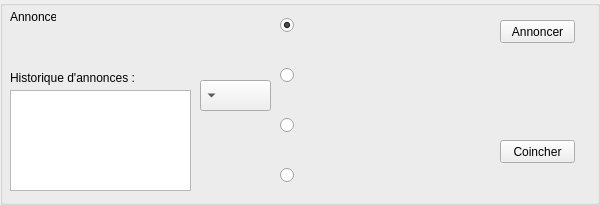
         <widget class="QGroupBox" name="groupBoxAnnonce">
          <property name="sizePolicy">
           <sizepolicy hsizetype="Fixed" vsizetype="Fixed">
            <horstretch>0</horstretch>
            <verstretch>0</verstretch>
           </sizepolicy>
          </property>
          <property name="minimumSize">
           <size>
            <width>600</width>
            <height>200</height>
           </size>
          </property>
          <property name="layoutDirection">
           <enum>Qt::RightToLeft</enum>
          </property>
          <property name="title">
           <string/>
          </property>
          <property name="alignment">
           <set>Qt::AlignLeading|Qt::AlignLeft|Qt::AlignVCenter</set>
          </property>
          <widget class="QComboBox" name="comboBoxAnnonce">
           <property name="geometry">
            <rect>
             <x>200</x>
             <y>80</y>
             <width>71</width>
             <height>31</height>
            </rect>
           </property>
          </widget>
          <widget class="QPushButton" name="SpeakButton">
           <property name="geometry">
            <rect>
             <x>500</x>
             <y>20</y>
             <width>75</width>
             <height>23</height>
            </rect>
           </property>
           <property name="text">
            <string>Annoncer</string>
           </property>
          </widget>
          <widget class="QRadioButton" name="radioButtonCarreau">
           <property name="geometry">
            <rect>
             <x>280</x>
             <y>5</y>
             <width>61</width>
             <height>41</height>
            </rect>
           </property>
           <property name="sizePolicy">
            <sizepolicy hsizetype="Fixed" vsizetype="Fixed">
             <horstretch>0</horstretch>
             <verstretch>0</verstretch>
            </sizepolicy>
           </property>
           <property name="minimumSize">
            <size>
             <width>37</width>
             <height>38</height>
            </size>
           </property>
           <property name="layoutDirection">
            <enum>Qt::LeftToRight</enum>
           </property>
           <property name="text">
            <string/>
           </property>
           <property name="icon">
            <iconset resource="myResources.qrc">
             <normaloff>:/new/prefix1/Resources/Cartes/carreau/carreau.png</normaloff>:/new/prefix1/Resources/Cartes/carreau/carreau.png</iconset>
           </property>
           <property name="iconSize">
            <size>
             <width>37</width>
             <height>38</height>
            </size>
           </property>
           <property name="checked">
            <bool>true</bool>
           </property>
          </widget>
          <widget class="QRadioButton" name="radioButtonCoeur">
           <property name="geometry">
            <rect>
             <x>280</x>
             <y>55</y>
             <width>61</width>
             <height>41</height>
            </rect>
           </property>
           <property name="sizePolicy">
            <sizepolicy hsizetype="Fixed" vsizetype="Fixed">
             <horstretch>0</horstretch>
             <verstretch>0</verstretch>
            </sizepolicy>
           </property>
           <property name="minimumSize">
            <size>
             <width>37</width>
             <height>38</height>
            </size>
           </property>
           <property name="layoutDirection">
            <enum>Qt::LeftToRight</enum>
           </property>
           <property name="text">
            <string/>
           </property>
           <property name="icon">
            <iconset resource="myResources.qrc">
             <normaloff>:/new/prefix1/Resources/Cartes/coeur/coeur.png</normaloff>:/new/prefix1/Resources/Cartes/coeur/coeur.png</iconset>
           </property>
           <property name="iconSize">
            <size>
             <width>37</width>
             <height>38</height>
            </size>
           </property>
          </widget>
          <widget class="QRadioButton" name="radioButtonPique">
           <property name="geometry">
            <rect>
             <x>280</x>
             <y>105</y>
             <width>61</width>
             <height>41</height>
            </rect>
           </property>
           <property name="sizePolicy">
            <sizepolicy hsizetype="Fixed" vsizetype="Fixed">
             <horstretch>0</horstretch>
             <verstretch>0</verstretch>
            </sizepolicy>
           </property>
           <property name="minimumSize">
            <size>
             <width>32</width>
             <height>38</height>
            </size>
           </property>
           <property name="layoutDirection">
            <enum>Qt::LeftToRight</enum>
           </property>
           <property name="text">
            <string/>
           </property>
           <property name="icon">
            <iconset resource="myResources.qrc">
             <normaloff>:/new/prefix1/Resources/Cartes/pique/pique.png</normaloff>:/new/prefix1/Resources/Cartes/pique/pique.png</iconset>
           </property>
           <property name="iconSize">
            <size>
             <width>32</width>
             <height>38</height>
            </size>
           </property>
          </widget>
          <widget class="QRadioButton" name="radioButtonTrefle">
           <property name="geometry">
            <rect>
             <x>280</x>
             <y>155</y>
             <width>71</width>
             <height>41</height>
            </rect>
           </property>
           <property name="sizePolicy">
            <sizepolicy hsizetype="Fixed" vsizetype="Fixed">
             <horstretch>0</horstretch>
             <verstretch>0</verstretch>
            </sizepolicy>
           </property>
           <property name="minimumSize">
            <size>
             <width>37</width>
             <height>38</height>
            </size>
           </property>
           <property name="layoutDirection">
            <enum>Qt::LeftToRight</enum>
           </property>
           <property name="text">
            <string/>
           </property>
           <property name="icon">
            <iconset resource="myResources.qrc">
             <normaloff>:/new/prefix1/Resources/Cartes/trefle/trefle.png</normaloff>:/new/prefix1/Resources/Cartes/trefle/trefle.png</iconset>
           </property>
           <property name="iconSize">
            <size>
             <width>37</width>
             <height>38</height>
            </size>
           </property>
          </widget>
          <widget class="QLabel" name="label">
           <property name="geometry">
            <rect>
             <x>10</x>
             <y>70</y>
             <width>151</width>
             <height>16</height>
            </rect>
           </property>
           <property name="text">
            <string>Historique d'annonces :</string>
           </property>
          </widget>
          <widget class="QPushButton" name="CoincheButton">
           <property name="geometry">
            <rect>
             <x>500</x>
             <y>140</y>
             <width>75</width>
             <height>23</height>
            </rect>
           </property>
           <property name="text">
            <string>Coincher</string>
           </property>
           <property name="flat">
            <bool>false</bool>
           </property>
          </widget>
          <widget class="QListWidget" name="listWidgetAnnonce">
           <property name="geometry">
            <rect>
             <x>10</x>
             <y>90</y>
             <width>181</width>
             <height>101</height>
            </rect>
           </property>
           <property name="layoutDirection">
            <enum>Qt::LeftToRight</enum>
           </property>
          </widget>
          <widget class="QLabel" name="label_2">
           <property name="geometry">
            <rect>
             <x>10</x>
             <y>10</y>
             <width>46</width>
             <height>13</height>
            </rect>
           </property>
           <property name="text">
            <string>Annonce :</string>
           </property>
          </widget>
          <widget class="QLabel" name="label_Annonce">
           <property name="geometry">
            <rect>
             <x>10</x>
             <y>30</y>
             <width>181</width>
             <height>21</height>
            </rect>
           </property>
           <property name="text">
            <string/>
           </property>
          </widget>
         </widget>
